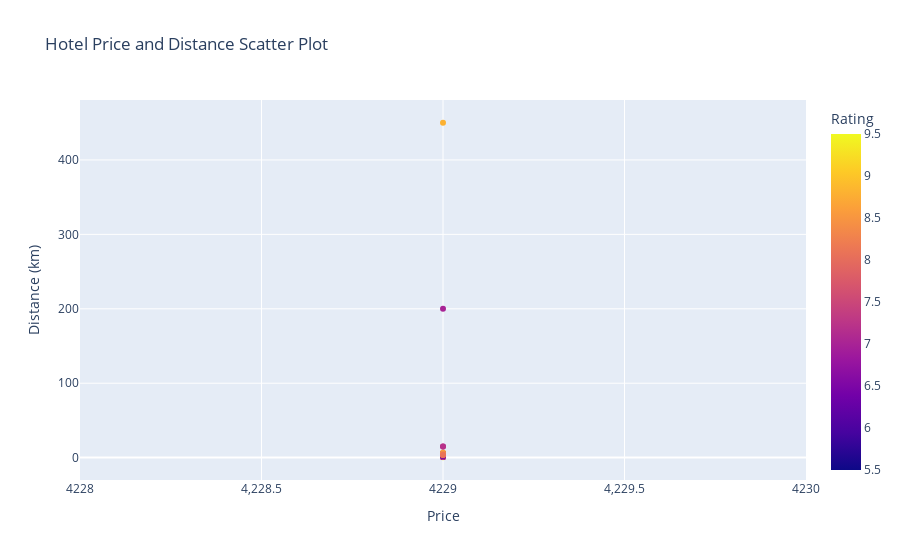

Here is the notebook cell this chart was saved with:
### Code cell
df_plot = df.dropna(subset=['Price', 'Distance', 'Rating'])

# Create the scatter plot
fig = px.scatter(df_plot, x='Price', y='Distance', color='Rating', hover_name="Name" ,hover_data=['Location', 'Comment'],
                 labels={"Price": "Price", "Distance": "Distance (km)", "Rating": "Rating"},
                 title="Hotel Price and Distance Scatter Plot")

# Show the plot
fig.show()

### Figure 1 — Plotly figure (JSON) as saved in the notebook; plotly's stock layout.template omitted (floating-point values rounded to 4 significant figures; data arrays with more than 128 entries replaced by an {"elided": "..."} marker saying what was removed)
{"data": [{"customdata": {"elided": "260x2 str values"}, "hovertemplate": "<b>%{hovertext}</b><br><br>Price=%{x}<br>Distance (km)=%{y}<br>Location=%{customdata[0]}<br>Comment=%{customdata[1]}<br>Rating=%{marker.color}<extra></extra>", "hovertext": {"elided": "260 str values"}, "legendgroup": "", "marker": {"color": {"elided": "260 float values"}, "coloraxis": "coloraxis", "symbol": "circle"}, "mode": "markers", "name": "", "orientation": "v", "showlegend": false, "type": "scatter", "x": {"elided": "260 int values"}, "xaxis": "x", "y": {"elided": "260 float values"}, "yaxis": "y"}], "layout": {"coloraxis": {"colorbar": {"title": {"text": "Rating"}}, "colorscale": [[0, "#0d0887"], [0.1111, "#46039f"], [0.2222, "#7201a8"], [0.3333, "#9c179e"], [0.4444, "#bd3786"], [0.5556, "#d8576b"], [0.6667, "#ed7953"], [0.7778, "#fb9f3a"], [0.8889, "#fdca26"], [1, "#f0f921"]]}, "legend": {"tracegroupgap": 0}, "title": {"text": "Hotel Price and Distance Scatter Plot"}, "xaxis": {"anchor": "y", "domain": [0, 1], "title": {"text": "Price"}}, "yaxis": {"anchor": "x", "domain": [0, 1], "title": {"text": "Distance (km)"}}}}
